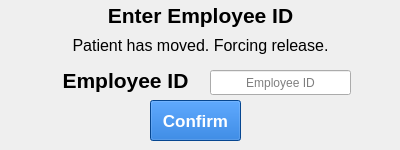
<?xml version="1.0" encoding="UTF-8"?>
<ui version="4.0">
 <class>Dialog_forcerelease</class>
 <widget class="QDialog" name="Dialog_forcerelease">
  <property name="windowModality">
   <enum>Qt::ApplicationModal</enum>
  </property>
  <property name="geometry">
   <rect>
    <x>0</x>
    <y>0</y>
    <width>400</width>
    <height>150</height>
   </rect>
  </property>
  <property name="minimumSize">
   <size>
    <width>400</width>
    <height>150</height>
   </size>
  </property>
  <property name="maximumSize">
   <size>
    <width>400</width>
    <height>150</height>
   </size>
  </property>
  <property name="palette">
   <palette>
    <active>
     <colorrole role="WindowText">
      <brush brushstyle="SolidPattern">
       <color alpha="255">
        <red>255</red>
        <green>255</green>
        <blue>255</blue>
       </color>
      </brush>
     </colorrole>
     <colorrole role="ButtonText">
      <brush brushstyle="SolidPattern">
       <color alpha="255">
        <red>255</red>
        <green>255</green>
        <blue>255</blue>
       </color>
      </brush>
     </colorrole>
     <colorrole role="Window">
      <brush brushstyle="SolidPattern">
       <color alpha="255">
        <red>10</red>
        <green>42</green>
        <blue>78</blue>
       </color>
      </brush>
     </colorrole>
    </active>
    <inactive>
     <colorrole role="WindowText">
      <brush brushstyle="SolidPattern">
       <color alpha="255">
        <red>0</red>
        <green>0</green>
        <blue>0</blue>
       </color>
      </brush>
     </colorrole>
     <colorrole role="ButtonText">
      <brush brushstyle="SolidPattern">
       <color alpha="255">
        <red>0</red>
        <green>0</green>
        <blue>0</blue>
       </color>
      </brush>
     </colorrole>
     <colorrole role="Window">
      <brush brushstyle="SolidPattern">
       <color alpha="255">
        <red>239</red>
        <green>239</green>
        <blue>239</blue>
       </color>
      </brush>
     </colorrole>
    </inactive>
    <disabled>
     <colorrole role="WindowText">
      <brush brushstyle="SolidPattern">
       <color alpha="255">
        <red>190</red>
        <green>190</green>
        <blue>190</blue>
       </color>
      </brush>
     </colorrole>
     <colorrole role="ButtonText">
      <brush brushstyle="SolidPattern">
       <color alpha="255">
        <red>190</red>
        <green>190</green>
        <blue>190</blue>
       </color>
      </brush>
     </colorrole>
     <colorrole role="Window">
      <brush brushstyle="SolidPattern">
       <color alpha="255">
        <red>10</red>
        <green>42</green>
        <blue>78</blue>
       </color>
      </brush>
     </colorrole>
    </disabled>
   </palette>
  </property>
  <property name="font">
   <font>
    <family>Arial</family>
   </font>
  </property>
  <property name="contextMenuPolicy">
   <enum>Qt::NoContextMenu</enum>
  </property>
  <property name="windowTitle">
   <string>Forced Release</string>
  </property>
  <property name="autoFillBackground">
   <bool>true</bool>
  </property>
  <property name="modal">
   <bool>true</bool>
  </property>
  <widget class="QLabel" name="label">
   <property name="geometry">
    <rect>
     <x>0</x>
     <y>30</y>
     <width>401</width>
     <height>31</height>
    </rect>
   </property>
   <property name="font">
    <font>
     <family>Arial</family>
     <pointsize>12</pointsize>
    </font>
   </property>
   <property name="text">
    <string>Patient has moved. Forcing release.</string>
   </property>
   <property name="alignment">
    <set>Qt::AlignCenter</set>
   </property>
  </widget>
  <widget class="QPushButton" name="pushButton">
   <property name="geometry">
    <rect>
     <x>150</x>
     <y>100</y>
     <width>91</width>
     <height>41</height>
    </rect>
   </property>
   <property name="palette">
    <palette>
     <active>
      <colorrole role="WindowText">
       <brush brushstyle="SolidPattern">
        <color alpha="255">
         <red>255</red>
         <green>255</green>
         <blue>255</blue>
        </color>
       </brush>
      </colorrole>
      <colorrole role="Button">
       <brush brushstyle="SolidPattern">
        <color alpha="255">
         <red>8</red>
         <green>98</green>
         <blue>202</blue>
        </color>
       </brush>
      </colorrole>
      <colorrole role="Text">
       <brush brushstyle="SolidPattern">
        <color alpha="255">
         <red>255</red>
         <green>255</green>
         <blue>255</blue>
        </color>
       </brush>
      </colorrole>
      <colorrole role="ButtonText">
       <brush brushstyle="SolidPattern">
        <color alpha="255">
         <red>255</red>
         <green>255</green>
         <blue>255</blue>
        </color>
       </brush>
      </colorrole>
      <colorrole role="Base">
       <brush brushstyle="SolidPattern">
        <color alpha="255">
         <red>8</red>
         <green>98</green>
         <blue>202</blue>
        </color>
       </brush>
      </colorrole>
      <colorrole role="Window">
       <brush brushstyle="SolidPattern">
        <color alpha="255">
         <red>8</red>
         <green>98</green>
         <blue>202</blue>
        </color>
       </brush>
      </colorrole>
      <colorrole role="PlaceholderText">
       <brush brushstyle="SolidPattern">
        <color alpha="255">
         <red>255</red>
         <green>255</green>
         <blue>255</blue>
        </color>
       </brush>
      </colorrole>
     </active>
     <inactive>
      <colorrole role="WindowText">
       <brush brushstyle="SolidPattern">
        <color alpha="255">
         <red>255</red>
         <green>255</green>
         <blue>255</blue>
        </color>
       </brush>
      </colorrole>
      <colorrole role="Button">
       <brush brushstyle="SolidPattern">
        <color alpha="255">
         <red>8</red>
         <green>98</green>
         <blue>202</blue>
        </color>
       </brush>
      </colorrole>
      <colorrole role="Text">
       <brush brushstyle="SolidPattern">
        <color alpha="255">
         <red>255</red>
         <green>255</green>
         <blue>255</blue>
        </color>
       </brush>
      </colorrole>
      <colorrole role="ButtonText">
       <brush brushstyle="SolidPattern">
        <color alpha="255">
         <red>255</red>
         <green>255</green>
         <blue>255</blue>
        </color>
       </brush>
      </colorrole>
      <colorrole role="Base">
       <brush brushstyle="SolidPattern">
        <color alpha="255">
         <red>8</red>
         <green>98</green>
         <blue>202</blue>
        </color>
       </brush>
      </colorrole>
      <colorrole role="Window">
       <brush brushstyle="SolidPattern">
        <color alpha="255">
         <red>8</red>
         <green>98</green>
         <blue>202</blue>
        </color>
       </brush>
      </colorrole>
      <colorrole role="PlaceholderText">
       <brush brushstyle="SolidPattern">
        <color alpha="255">
         <red>255</red>
         <green>255</green>
         <blue>255</blue>
        </color>
       </brush>
      </colorrole>
     </inactive>
     <disabled>
      <colorrole role="WindowText">
       <brush brushstyle="SolidPattern">
        <color alpha="255">
         <red>255</red>
         <green>255</green>
         <blue>255</blue>
        </color>
       </brush>
      </colorrole>
      <colorrole role="Button">
       <brush brushstyle="SolidPattern">
        <color alpha="255">
         <red>8</red>
         <green>98</green>
         <blue>202</blue>
        </color>
       </brush>
      </colorrole>
      <colorrole role="Text">
       <brush brushstyle="SolidPattern">
        <color alpha="255">
         <red>255</red>
         <green>255</green>
         <blue>255</blue>
        </color>
       </brush>
      </colorrole>
      <colorrole role="ButtonText">
       <brush brushstyle="SolidPattern">
        <color alpha="255">
         <red>255</red>
         <green>255</green>
         <blue>255</blue>
        </color>
       </brush>
      </colorrole>
      <colorrole role="Base">
       <brush brushstyle="SolidPattern">
        <color alpha="255">
         <red>8</red>
         <green>98</green>
         <blue>202</blue>
        </color>
       </brush>
      </colorrole>
      <colorrole role="Window">
       <brush brushstyle="SolidPattern">
        <color alpha="255">
         <red>8</red>
         <green>98</green>
         <blue>202</blue>
        </color>
       </brush>
      </colorrole>
      <colorrole role="PlaceholderText">
       <brush brushstyle="SolidPattern">
        <color alpha="255">
         <red>255</red>
         <green>255</green>
         <blue>255</blue>
        </color>
       </brush>
      </colorrole>
     </disabled>
    </palette>
   </property>
   <property name="font">
    <font>
     <family>Arial</family>
     <pointsize>13</pointsize>
     <bold>true</bold>
    </font>
   </property>
   <property name="focusPolicy">
    <enum>Qt::NoFocus</enum>
   </property>
   <property name="styleSheet">
    <string notr="true">QPushButton {   
font-style:&quot;Arial&quot;;
background-color: rgb(8, 98, 202);
	color: rgb(255, 255, 255);
 border-style: solid;
 border-width:1px;
 border-radius:20px;
 border-color:  rgb(11, 42, 78);
border:2px groove gray;
padding:2px 2px;
 border: none;}
QPushButton:checked{
 background-color: rgb(11, 42, 78);
 };</string>
   </property>
   <property name="text">
    <string>Confirm</string>
   </property>
  </widget>
  <widget class="QLabel" name="label_2">
   <property name="geometry">
    <rect>
     <x>0</x>
     <y>0</y>
     <width>401</width>
     <height>31</height>
    </rect>
   </property>
   <property name="palette">
    <palette>
     <active>
      <colorrole role="WindowText">
       <brush brushstyle="SolidPattern">
        <color alpha="255">
         <red>238</red>
         <green>238</green>
         <blue>236</blue>
        </color>
       </brush>
      </colorrole>
      <colorrole role="ButtonText">
       <brush brushstyle="SolidPattern">
        <color alpha="255">
         <red>238</red>
         <green>238</green>
         <blue>236</blue>
        </color>
       </brush>
      </colorrole>
      <colorrole role="Window">
       <brush brushstyle="SolidPattern">
        <color alpha="255">
         <red>8</red>
         <green>98</green>
         <blue>202</blue>
        </color>
       </brush>
      </colorrole>
     </active>
     <inactive>
      <colorrole role="WindowText">
       <brush brushstyle="SolidPattern">
        <color alpha="255">
         <red>0</red>
         <green>0</green>
         <blue>0</blue>
        </color>
       </brush>
      </colorrole>
      <colorrole role="ButtonText">
       <brush brushstyle="SolidPattern">
        <color alpha="255">
         <red>0</red>
         <green>0</green>
         <blue>0</blue>
        </color>
       </brush>
      </colorrole>
      <colorrole role="Window">
       <brush brushstyle="SolidPattern">
        <color alpha="255">
         <red>239</red>
         <green>239</green>
         <blue>239</blue>
        </color>
       </brush>
      </colorrole>
     </inactive>
     <disabled>
      <colorrole role="WindowText">
       <brush brushstyle="SolidPattern">
        <color alpha="255">
         <red>190</red>
         <green>190</green>
         <blue>190</blue>
        </color>
       </brush>
      </colorrole>
      <colorrole role="ButtonText">
       <brush brushstyle="SolidPattern">
        <color alpha="255">
         <red>190</red>
         <green>190</green>
         <blue>190</blue>
        </color>
       </brush>
      </colorrole>
      <colorrole role="Window">
       <brush brushstyle="SolidPattern">
        <color alpha="255">
         <red>8</red>
         <green>98</green>
         <blue>202</blue>
        </color>
       </brush>
      </colorrole>
     </disabled>
    </palette>
   </property>
   <property name="font">
    <font>
     <family>Arial</family>
     <pointsize>16</pointsize>
     <bold>true</bold>
    </font>
   </property>
   <property name="autoFillBackground">
    <bool>true</bool>
   </property>
   <property name="text">
    <string>Enter Employee ID</string>
   </property>
   <property name="alignment">
    <set>Qt::AlignCenter</set>
   </property>
  </widget>
  <widget class="QLabel" name="label_3">
   <property name="geometry">
    <rect>
     <x>60</x>
     <y>60</y>
     <width>131</width>
     <height>41</height>
    </rect>
   </property>
   <property name="font">
    <font>
     <family>Arial</family>
     <pointsize>16</pointsize>
     <bold>true</bold>
    </font>
   </property>
   <property name="text">
    <string>Employee ID</string>
   </property>
   <property name="alignment">
    <set>Qt::AlignCenter</set>
   </property>
  </widget>
  <widget class="QLineEdit" name="lineEdit">
   <property name="geometry">
    <rect>
     <x>210</x>
     <y>70</y>
     <width>141</width>
     <height>25</height>
    </rect>
   </property>
   <property name="alignment">
    <set>Qt::AlignCenter</set>
   </property>
   <property name="placeholderText">
    <string>Employee ID</string>
   </property>
  </widget>
 </widget>
 <resources/>
 <connections/>
</ui>
